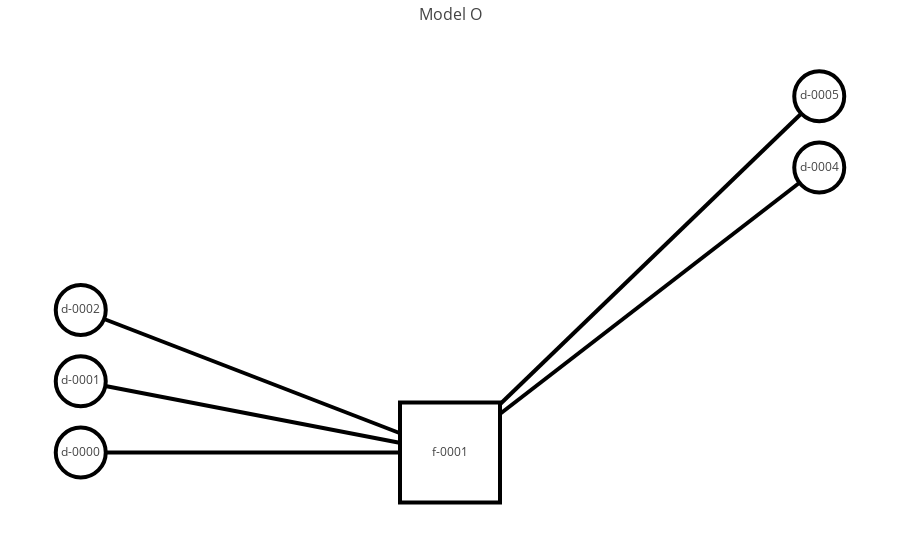

The cell this chart's notebook holds for it:
### Code cell
fig = go.Figure(data=list(model_graph_traces(G_one)),
                layout=model_graph_layout(title="Model O"))

iplot(fig)

### Figure 1 — Plotly figure (JSON) as saved in the notebook; plotly's stock layout.template omitted (floating-point values rounded to 4 significant figures)
{"data": [{"hoverinfo": "none", "line": {"color": "black", "width": 4}, "mode": "lines", "type": "scatter", "uid": "31fcec24-769e-4367-9638-f9e117e74850", "x": [0, 1, null, 0, 1, null, 0, 1, null, 1, 2, null, 1, 2, null], "y": [0, 0, null, 1, 0, null, 2, 0, null, 0, 4, null, 0, 5, null]}, {"marker": {"color": "white", "line": {"color": "black", "width": 4}, "size": 100, "symbol": "square"}, "mode": "markers+text", "text": ["f-0001"], "type": "scatter", "uid": "d5384363-1674-445b-9fc2-02721b169fac", "x": [1], "y": [0]}, {"marker": {"color": "white", "line": {"color": "black", "width": 4}, "size": 50, "symbol": "circle"}, "mode": "markers+text", "text": ["d-0000", "d-0001", "d-0002", "d-0004", "d-0005"], "type": "scatter", "uid": "a6fb5e4a-8c4f-4dc4-95ee-31aba7b44260", "x": [0, 0, 0, 2, 2], "y": [0, 1, 2, 4, 5]}], "layout": {"hovermode": "closest", "margin": {"b": 20, "l": 5, "r": 5, "t": 40}, "showlegend": false, "title": {"font": {"size": 16}, "text": "Model O"}, "xaxis": {"showgrid": false, "showticklabels": false, "zeroline": false}, "yaxis": {"showgrid": false, "showticklabels": false, "zeroline": false}}}
